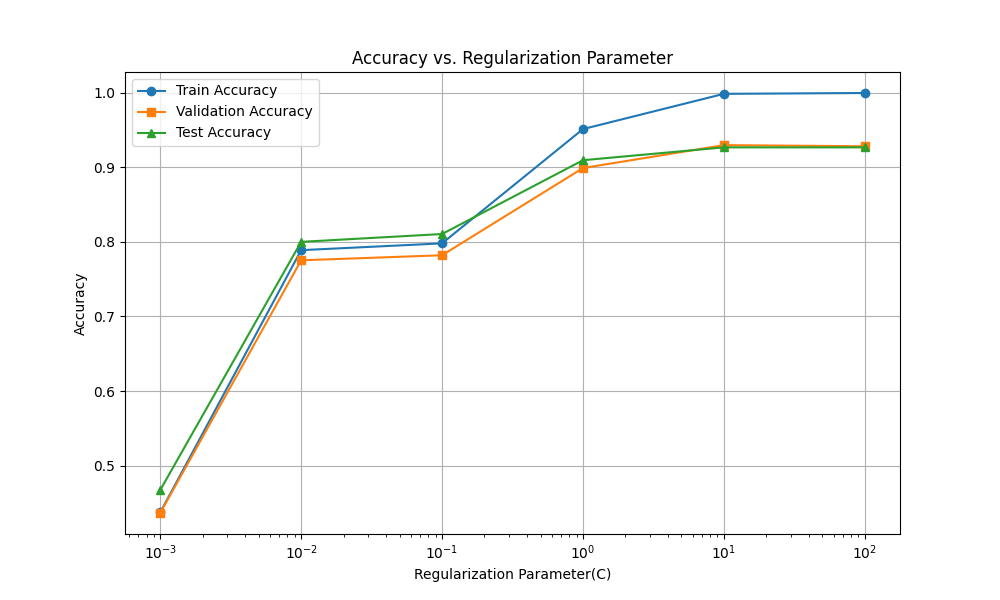

Write Python code to recreate this figure.
"""
言語処理100本ノック 第6章課題

問58 正則化パラメータの変更
ロジスティック回帰モデルを学習するとき，正則化パラメータを調整することで，学習時の過学習（overfitting）の度合いを制御できる．異なる正則化パラメータでロジスティック回帰モデルを学習し，学習データ，検証データ，および評価データ上の正解率を求めよ．実験の結果は，正則化パラメータを横軸，正解率を縦軸としたグラフにまとめよ．
"""

import numpy as np
import pandas as pd
import matplotlib.pyplot as plt
from sklearn.feature_extraction.text import TfidfVectorizer
from sklearn.linear_model import LogisticRegression
from sklearn.metrics import accuracy_score

# データの読み込み
train_df = pd.read_csv('./assignments_folder/Chapter6/train.txt', delimiter='\t', header=None, names=['category', 'headline'])
valid_df = pd.read_csv('./assignments_folder/Chapter6/valid.txt', delimiter='\t', header=None, names=['category', 'headline'])
test_df = pd.read_csv('./assignments_folder/Chapter6/test.txt', delimiter='\t', header=None, names=['category', 'headline'])

# TF-IDFベクトルの計算
tfidf_vectorizer = TfidfVectorizer(stop_words='english')
X_train_tfidf = tfidf_vectorizer.fit_transform(train_df['headline'])
X_valid_tfidf = tfidf_vectorizer.transform(valid_df['headline'])
X_test_tfidf = tfidf_vectorizer.transform(test_df['headline'])

# 正則化パラメータの範囲
C_values = [0.001, 0.01, 0.1, 1, 10, 100]

# 正則化パラメータごとに正解率を格納するリスト
train_accuracies = []
valid_accuracies = []
test_accuracies = []

# 正則化パラメータごとにモデルを学習し、正解率を求める
for C in C_values:
    # ロジスティック回帰モデルの学習
    logistic_model = LogisticRegression(C=C, max_iter=1000)
    logistic_model.fit(X_train_tfidf, train_df['category'])
    
    # 学習データでの正解率
    train_predictions = logistic_model.predict(X_train_tfidf)
    train_accuracy = accuracy_score(train_df['category'], train_predictions)
    train_accuracies.append(train_accuracy)
    
    # 検証データでの正解率
    valid_predictions = logistic_model.predict(X_valid_tfidf)
    valid_accuracy = accuracy_score(valid_df['category'], valid_predictions)
    valid_accuracies.append(valid_accuracy)
    
    # テストデータでの正解率
    test_predictions = logistic_model.predict(X_test_tfidf)
    test_accuracy = accuracy_score(test_df['category'], test_predictions)
    test_accuracies.append(test_accuracy)
        
    print(f"【正則化パラメーター: {C}】\n")
    print(f"train精度: {train_accuracies}")
    print(f"valid精度: {valid_accuracies}")
    print(f"test精度: {test_accuracies}\n")

# グラフのプロット
plt.figure(figsize=(10, 6))
plt.plot(C_values, train_accuracies, marker='o', label='Train Accuracy')
plt.plot(C_values, valid_accuracies, marker='s', label='Validation Accuracy')
plt.plot(C_values, test_accuracies, marker='^', label='Test Accuracy')
plt.xscale('log')  # 正則化パラメータを対数スケールで表示
plt.xlabel('Regularization Parameter(C)')
plt.ylabel('Accuracy')
plt.title('Accuracy vs. Regularization Parameter')
plt.legend()
plt.grid(True)
plt.show()


# 出力結果
"""
【正則化パラメーター: 0.001】

train精度: [0.43744728703964014]
valid精度: [0.43670411985018726]
test精度: [0.46741573033707867]

【正則化パラメーター: 0.01】

train精度: [0.43744728703964014, 0.7888670227719988]
valid精度: [0.43670411985018726, 0.7752808988764045]
test精度: [0.46741573033707867, 0.8]

【正則化パラメーター: 0.1】

train精度: [0.43744728703964014, 0.7888670227719988, 0.7979570799362758]
valid精度: [0.43670411985018726, 0.7752808988764045, 0.7820224719101123]
test精度: [0.46741573033707867, 0.8, 0.8104868913857678]

【正則化パラメーター: 1】

train精度: [0.43744728703964014, 0.7888670227719988, 0.7979570799362758, 0.9510823727860557]
valid精度: [0.43670411985018726, 0.7752808988764045, 0.7820224719101123, 0.898876404494382]
test精度: [0.46741573033707867, 0.8, 0.8104868913857678, 0.9093632958801499]

【正則化パラメーター: 10】

train精度: [0.43744728703964014, 0.7888670227719988, 0.7979570799362758, 0.9510823727860557, 0.9983131852684847]
valid精度: [0.43670411985018726, 0.7752808988764045, 0.7820224719101123, 0.898876404494382, 0.9295880149812734]
test精度: [0.46741573033707867, 0.8, 0.8104868913857678, 0.9093632958801499, 0.9265917602996254]

【正則化パラメーター: 100】

train精度: [0.43744728703964014, 0.7888670227719988, 0.7979570799362758, 0.9510823727860557, 0.9983131852684847, 0.9994377284228282]
valid精度: [0.43670411985018726, 0.7752808988764045, 0.7820224719101123, 0.898876404494382, 0.9295880149812734, 0.9280898876404494]
test精度: [0.46741573033707867, 0.8, 0.8104868913857678, 0.9093632958801499, 0.9265917602996254, 0.9265917602996254]
"""


"""

―リーダブルコードの内容で実践したこと―
・p.171～p.173の「短いコードを書くこと」で，
リスト内包表記を使って、コンパクトで読みやすいコードを実現しています。
イギリスに関する記事を取得する際、filterとlambdaを使って処理を行っています。これにより、1行で必要なデータを抽出できます。

・p.10の「2.1 明確な単語を選ぶ」で，
変数名やコメントに明確な単語を使っています。例えば、"folderpath"や"filename"は、そのまま読んで意味が理解できる名前です。
"UK_article"という変数名は、イギリスに関する記事を表すため、そのままの名前を使用しています。

適切な変数名とコメント: 変数名やコメントが明確であり、コードの理解を助けています。例えば、textやsentenceといった変数名は適切であり、コメントも関数の役割を説明しています。
可読性のためのコードの分割: プログラム全体が1つの長い関数ではなく、論理的なブロックに分割されています。これにより、各部分の機能を理解しやすくなります。
条件分岐の明確化: 条件分岐が必要な箇所で条件式が明確になっており、可読性が向上しています。例えば、if len(line) == 2といった条件はシンプルで理解しやすいです。
適切なデータ構造の使用: 形態素解析結果を格納するために辞書やリストといった適切なデータ構造が使用されています。これにより、データの扱いや操作が容易になります。
適切な関数の使用: ファイルの読み込みやデータの解析に適切な関数が使用されており、コードが効率的であり、可読性が高まっています。
一貫性のあるスタイル: インデントやスペースの使用が一貫しており、コードのスタイルが統一されています。

"""
